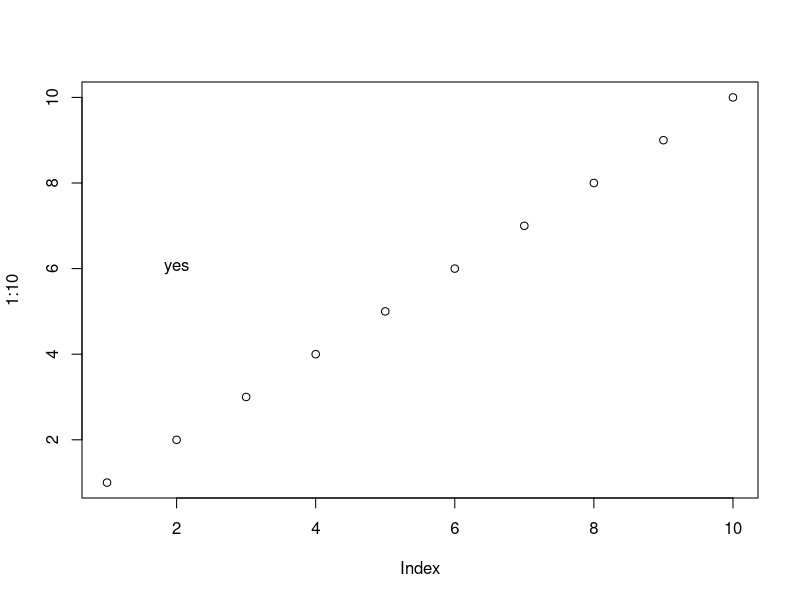

Source code (R):
## ---- chunk 1
plot(1:10)
text(2, 6, "yes")
